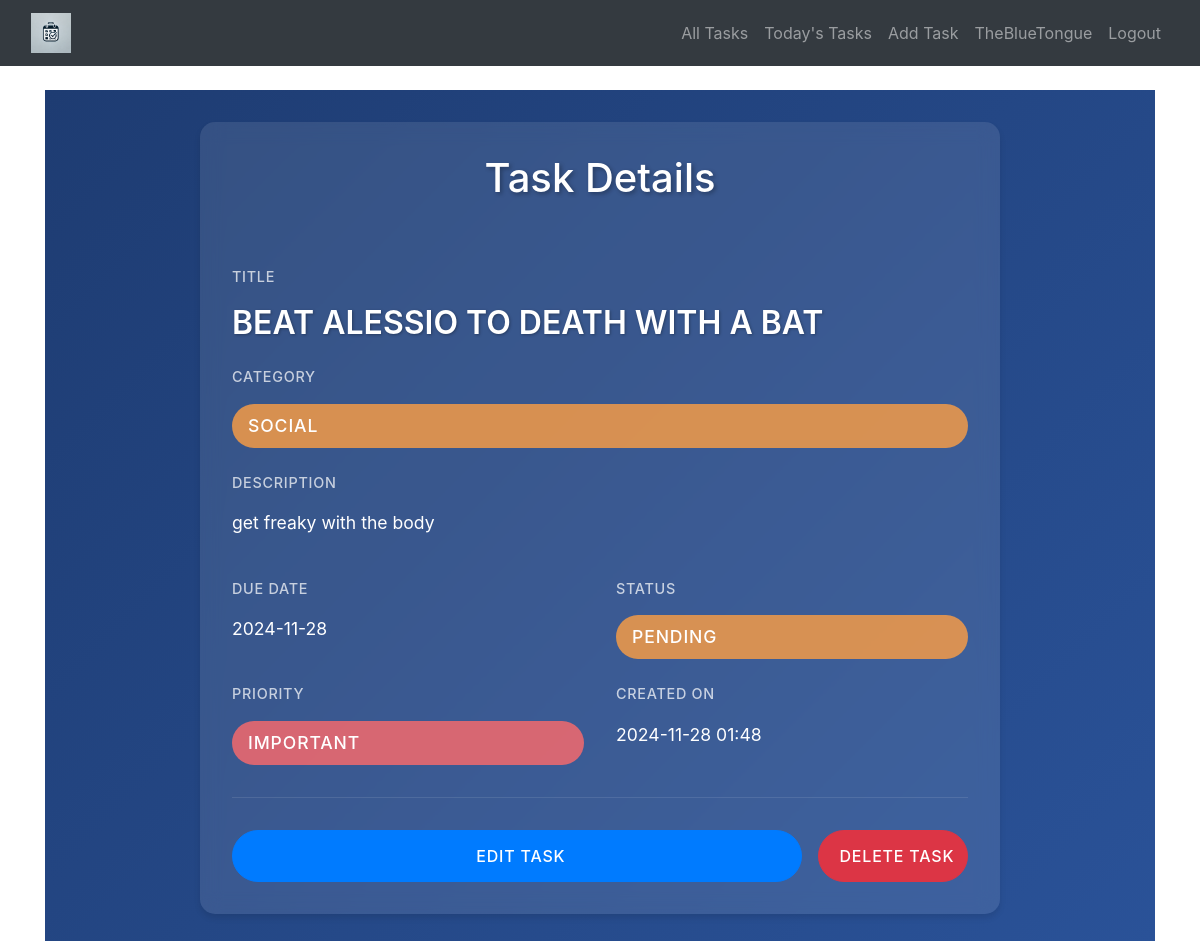
/task/12 (signed in), run on an earlier commit of the app's database.
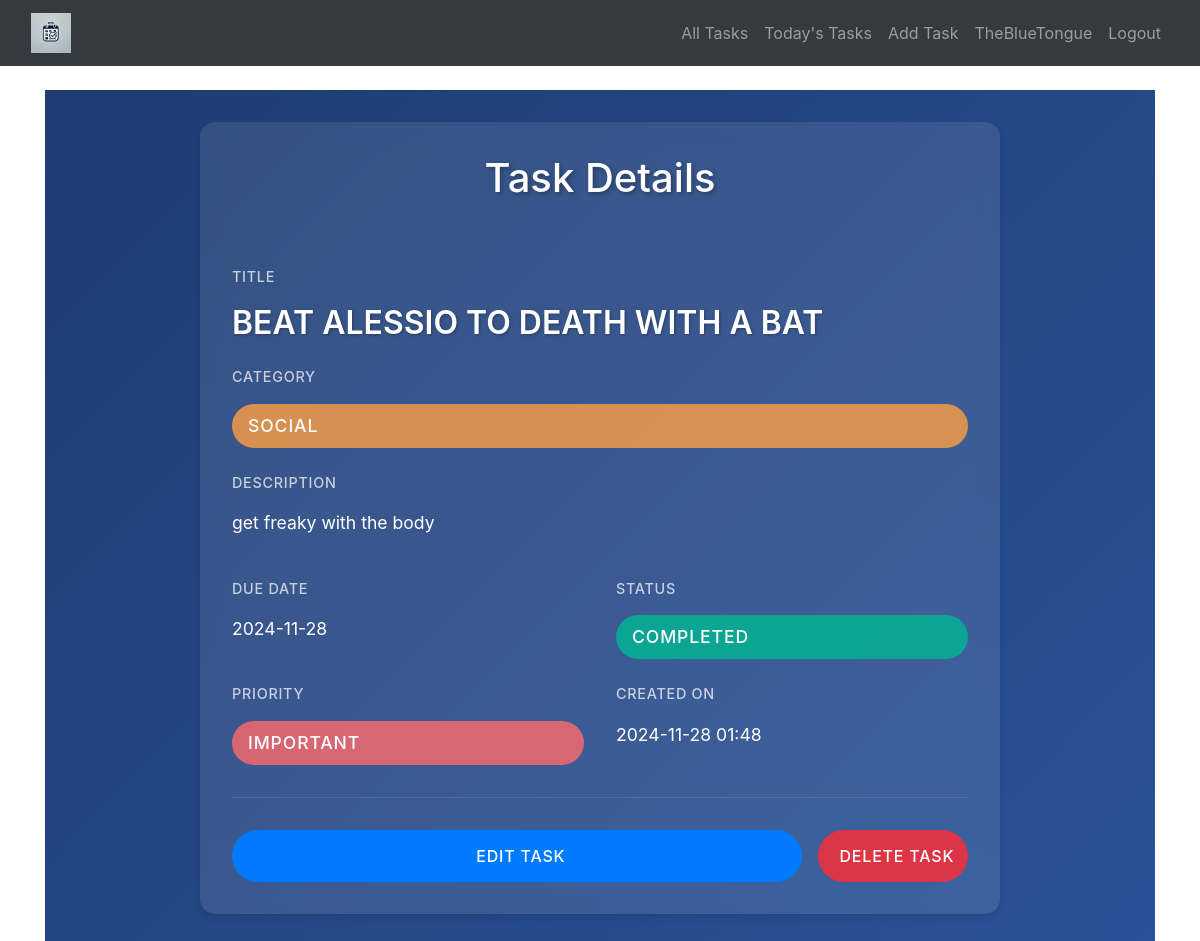
And on a later commit of the database.
### app.py (the view)
@app.route('/task/<int:task_id>')
@login_required
def task_detail(task_id):
    session = SessionLocal()
    task = session.query(Task).filter_by(id=task_id, user_id=current_user.id).first()
    session.close()
    if task is None:
        flash('Task not found.', 'danger')
        return redirect(url_for('tasks'))
    return render_template('task_detail.html', task=task)

### app.py (called while the page is built)
@login_manager.user_loader
def load_user(user_id):
    session = SessionLocal()
    user = session.query(User).get(int(user_id))
    session.close()
    return user

### templates/task_detail.html (shortened to what this page needs)
{% extends 'base.html' %}
{% block content %}
<div class="detail-container fade-in">
    <div class="detail-card slide-up">
        <div class="detail-header gradient-blue">
            <h1>Task Details</h1>
        </div>
        <div class="detail-body">
            <div class="task-info">
                <div class="info-group">
                    <label>Title</label>
                    <h2>{{ task.title }}</h2>
                </div>
                <div class="info-group">
                    <label>Category</label>
                    <span class="category-badge {{ task.category.lower() }}">{{ task.category }}</span>
                </div>
                <div class="info-group">
                    <label>Description</label>
                    <p>{{ task.description or 'No description provided' }}</p>
                </div>
                <div class="info-row">
                    <div class="info-group">
                        <label>Due Date</label>
                        <span>{{ task.due_date.strftime('%Y-%m-%d') if task.due_date else 'No due date' }}</span>
                    </div>
                    <div class="info-group">
                        <label>Status</label>
                        <span class="status-badge {% if task.is_complete %}complete{% else %}pending{% endif %}">
                            {% if task.is_complete %}Completed{% else %}Pending{% endif %}
                        </span>
                    </div>
                </div>
                <div class="info-row">
                    <div class="info-group">
                        <label>Priority</label>
                        <span class="priority-badge {% if task.important %}important{% endif %}">
                            {% if task.important %}Important{% else %}Normal{% endif %}
                        </span>
                    </div>
                    <div class="info-group">
                        <label>Created On</label>
                        <span>{{ task.created_at.strftime('%Y-%m-%d %H:%M') }}</span>
                    </div>
                </div>
            </div>
            <div class="detail-actions">
                <a href="{{ url_for('edit_task', task_id=task.id) }}" class="btn btn-primary slide-up" style="--delay: 0.2s">
                     Edit Task
                </a>
                <form action="{{ url_for('delete_task', task_id=task.id) }}" method="POST" class="slide-up" style="--delay: 0.3s">
                    <button type="submit" class="btn btn-danger" onclick="return confirm('Are you sure you want to delete this task?')">
                         Delete Task
                    </button>
                </form>
            </div>
        </div>
    </div>
</div>
{% endblock %}

What changed in the data, as far as the page shows it:
changed Task "BEAT ALESSIO TO DEATH WITH A BAT": is_complete False → True (drawn)
Also different on the page:
text no longer shown: "PENDING"
text now shown: "COMPLETED"
